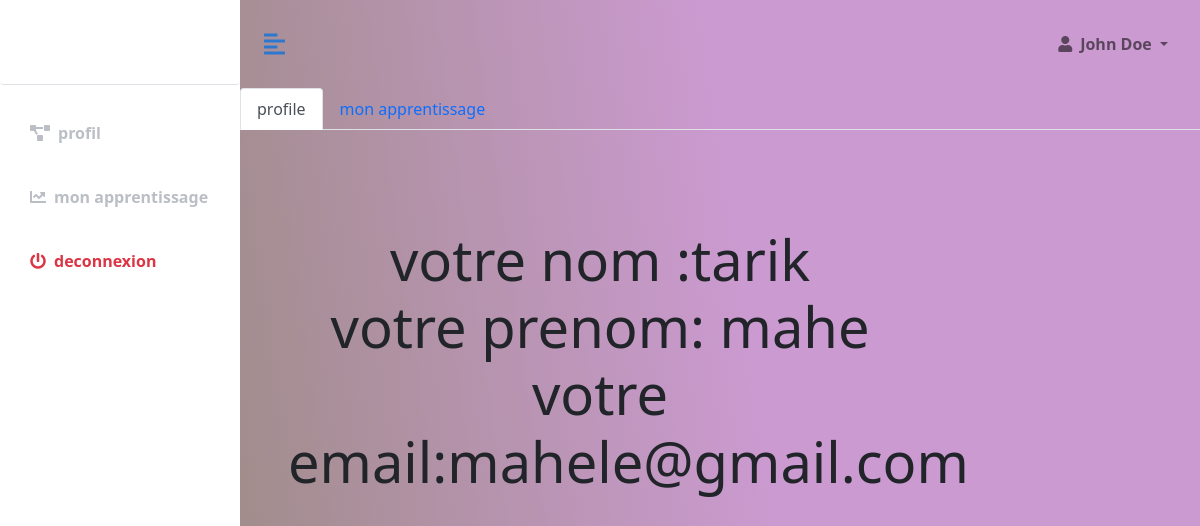
/user/users.php (signed in), run on the app's committed database.
### tables this page shows
CREATE TABLE `etudient` (
  `id` int(11) NOT NULL,
  `nom` text NOT NULL,
  `prenom` text NOT NULL,
  `email` text NOT NULL,
  `pass` text NOT NULL,
  `image` text NOT NULL,
  `idmatiere` int(11) NOT NULL
);

### user/users.php (the view, shortened to what this page needs)
<?php
require_once("header.php");
?>
<nav>
  <div class="nav nav-tabs" id="nav-tab" role="tablist">
    <button class="nav-link active" id="nav-home-tab" data-bs-toggle="tab" data-bs-target="#nav-home" type="button" role="tab" aria-controls="nav-home" aria-selected="true">profile </button>
    <button class="nav-link" id="nav-profile-tab" data-bs-toggle="tab" data-bs-target="#nav-profile" type="button" role="tab" aria-controls="nav-profile" aria-selected="false">mon apprentissage</button>
  </div>
</nav>
<div class="tab-content" id="nav-tabContent">
  <div class="tab-pane fade show active" id="nav-home" role="tabpanel" aria-labelledby="nav-home-tab">
    <?php require_once("connexiondb.php");
    $sql="SELECT * FROM etudient where nom='".$_SESSION['motnom']."' ";
    $resultat=mysqli_query($link,$sql);
    $row=mysqli_fetch_assoc($resultat);
    ?>
<div class="col-lg-9 text-center p-5 my-5 display-4">
 <?php echo "votre nom :".$row['nom']; ?> <br>
 <?php echo "votre prenom: ".$row['prenom']; ?><br>
 <?php echo "votre email:".$row['email']; ?><br>
</div>
  </div>
</div>
<?php require_once("footer.php");  ?>

### user/stylo.css (style rules this page uses)
:root { --main-bg-color: #2c78ce; --main-text-color: #2c78ce; --second-text-color: #bbbec5; --second-bg-color: #c1efde; }

### user/stylevideo.css (style rules this page uses)
* { margin: 0; padding: 0; box-sizing: border-box ; }
body { background: #eee; }

### data on the page
etudient: nom "tarik", prenom "mahe", email "mahele@gmail.com"
